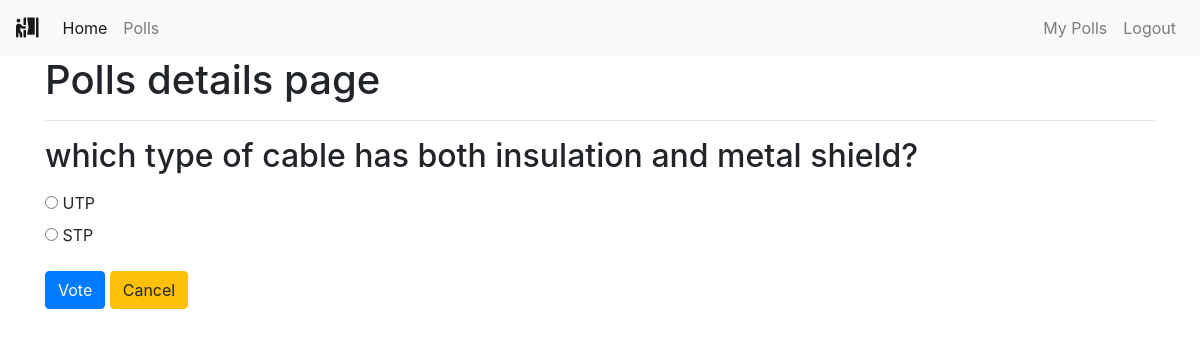
Screenshot of /polls/49/ (signed in) with the database file from the repository.
### polls/models.py (models this page shows, shortened)
class Poll(models.Model):
    owner = models.ForeignKey(User, on_delete=models.CASCADE)
    text = models.TextField()
    pub_date = models.DateTimeField(default=timezone.now)
    active = models.BooleanField(default=True)
    def __str__(self):
        return self.text

class Choice(models.Model):
    poll = models.ForeignKey(Poll, on_delete=models.CASCADE)
    choice_text = models.CharField(max_length=255)

### polls/views.py (the view)
# urls.py: path('<int:poll_id>/', views.poll_detail, name='detail'),
def poll_detail(request, poll_id):
    poll = get_object_or_404(Poll, id=poll_id)
    if not poll.active:
        return render(request, 'polls/poll_result.html', {'poll': poll})
    loop_count = poll.choice_set.count()
    context = {
        'poll': poll,
        'loop_time': range(0, loop_count),
    }
    return render(request, 'polls/poll_detail.html', context)

### polls/templates/polls/poll_detail.html (shortened to what this page needs)
{% extends 'base.html' %}
{% block content %}
<div class="container">
    <h1>Polls details page</h1>
    <hr>
    <h2 class="mt-3 mb-3">{{ poll }}</h2>
    <form action="{% url 'polls:vote' poll.id %}" method="POST">
        {% for choice in poll.choice_set.all %}
        <input type="radio" name="choice" id="choice{{ forloop.counter }}" value="{{ choice.id }}">
        <label for="choice{{ forloop.counter }}">{{ choice.choice_text }}</label>
        <br>
        {% endfor %}
        <input type="submit" value="Vote" class="btn btn-primary mt-3">
        <a class="btn btn-warning mt-3" href="{% url 'polls:list' %}" role="button">Cancel</a>
    </form>
</div>
{% endblock content %}

### rows the page displays
Poll: text "which type of cable has both insulation and metal shield?"
Choice: choice_text "UTP"
Choice: choice_text "STP"
